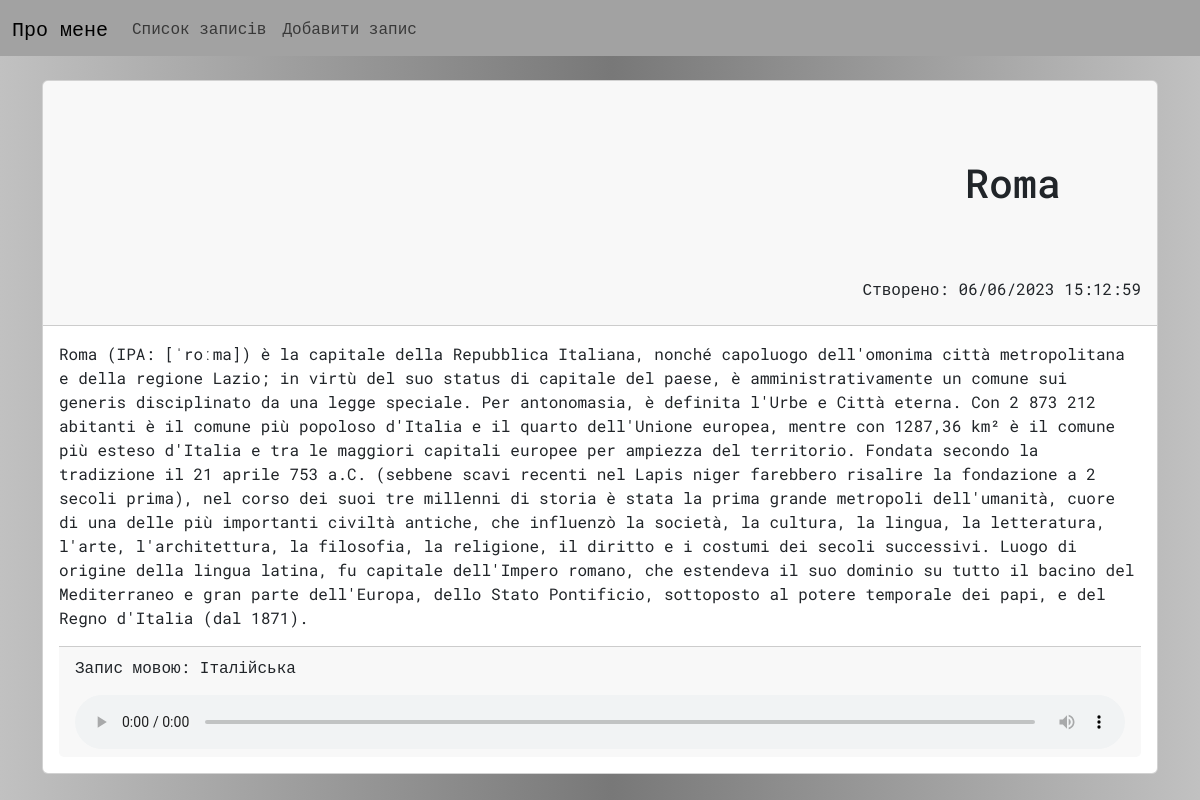
The page /list/roma/ on the database its author committed.
### my_app/models.py (models this page shows, shortened)
class Storage(models.Model):
    title = models.CharField(max_length=100, unique=True)
    title_small = models.CharField(max_length=100, unique=True)
    text = models.TextField()
    lang = models.ForeignKey(Language, on_delete=models.CASCADE)
    audio = models.FilePathField(path=settings.MEDIA_ROOT / 'audio')
    created_at = models.DateTimeField(auto_now_add=True)
    slug = models.SlugField(max_length=100, unique=True, db_index=True)

class Language(models.Model):
    name = models.CharField(max_length=100, unique=True)
    code = models.CharField(max_length=2, unique=True)

### my_app/views.py (the view)
# urls.py: path('list/<slug:slug>/', views.SoundDetail.as_view(), name='detail'),
class SoundDetail(DetailView):
    model = Storage
    template_name = 'my_app/sound_detail.html'

### my_app/templates/my_app/sound_detail.html (shortened to what this page needs)
{% extends 'base.html' %}
{% load tz %}
{% load static %}
{% block css_styles %}
    <link rel="stylesheet" href="{% static 'my_app/sound_detail.css' %}">
{% endblock css_styles %}
{% block content %}
    <div class="container mt-4">
        <div class="grid-item">
            <div class="card">
            <div class="card-header">
                <h1 class='text-end title'>{{object.title}}</h1>
                {% timezone "Europe/Kyiv" %}
                <p class='text-end'>Створено: {{object.created_at|date:"d/m/Y H:i:s"}}</p>
                {% endtimezone %}
            </div>
            <div class="card-body">
                <p>{{object.text}}</p>
                <div class="card-footer">
                    <p>Запис мовою: {{object.lang.name}}</p>
                    <audio src="{{object.audio}}" controls></audio>
                </div>
            </div>
            </div>
        </div>
    </div>
{% endblock content %}

### static/styles.css (style rules this page uses)
* { font-family: "Roboto Mono", monospace; }
body { background: #c1c1c1; background: linear-gradient(90deg, #c1c1c1 0%, #787878 51%, #c1c1c1 100%); }

### my_app/static/my_app/sound_detail.css (style rules this page uses)
.title { margin: 20px 30px; padding: 50px; }
audio { width: 100%; }
.grid-item { margin-bottom: 1.5rem; }

### rows shown on the page
Storage: title "Roma", created_at "06/06/2023 15:12:59", text "Roma (IPA: [ˈroːma]) è la capitale della Repubblica Italiana, nonché capoluogo dell'omonima città metropolitana e della regione Lazio; in virtù del suo status di capitale del paese, è amministrativamente un comune sui generis disciplinato da una legge speciale. Per antonomasia, è definita l'Urbe e Città eterna. Con 2 873 212 abitanti è il comune più popoloso d'Italia e il quarto dell'Unione europea, mentre con 1287,36 km² è il comune più esteso d'Italia e tra le maggiori capitali europee per ampiezza del territorio. Fondata secondo la tradizione il 21 aprile 753 a.C. (sebbene scavi recenti nel Lapis niger farebbero risalire la fondazione a 2 secoli prima), nel corso dei suoi tre millenni di…", lang.name "Італійська"
